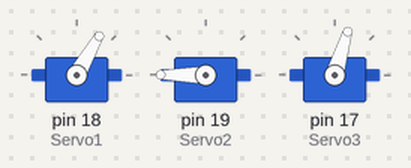
Bench run of a sketch on a simulated Arduino Uno, built with avr-gcc and run on an emulated ATmega328P. Parts: 3 × servo.

Above: at 3.05 s.
At 6.0 s:
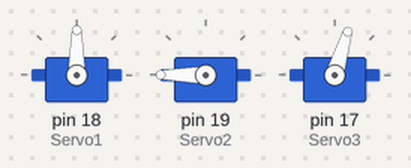
At 9.0 s:
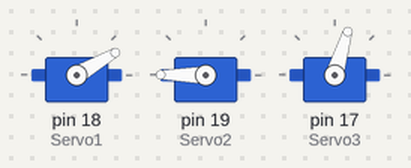
At 12.0 s:
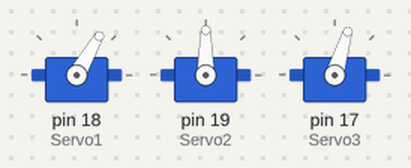
At 15.0 s:
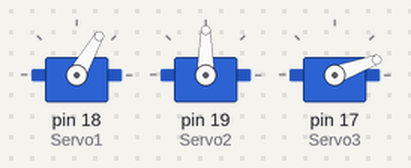
Timing chart, 0 to 18.6 s (numbered marks = the images above):
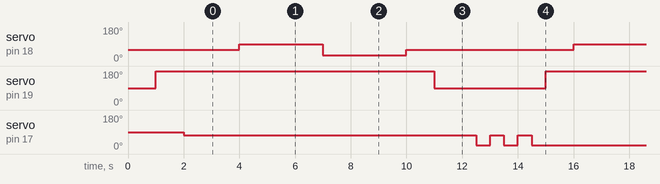

Measured:
- by itself, servo on pin 18 (Servo1): repeats every 12.0 s: 30° 3.0 s, 60° 6.0 s, 90° 3.0 s
- by itself, servo on pin 19 (Servo2): repeats every 12.0 s: 90° 4.0 s, 180° 8.0 s
- by itself, servo on pin 17 (Servo3): repeats every 12.0 s: 2 × (20° 0.50 s, 73° 0.50 s), 20° 9.5 s, 73° 0.50 s

The sketch:

TestToutServos.ino
```cpp
#include <Servo.h>
Servo Servo1;
int angle1;
Servo Servo2;
int angle2;
Servo Servo3;
int angle3;

void setup() {
  Serial.begin(9600);
  Servo1.attach(18,544,2400);
  Servo2.attach(19,544,2400);
  Servo3.attach(17,544,2400);

  Servo1.write(60);
  delay(1000);
  Servo2.write(180);
  delay(1000);
  Servo3.write(73);
  delay(1000);
}

void loop() {

/*
  Servo1.write(120);
  delay(1000);
  Servo2.write(180);
  delay(3000);

  Servo1.write(15);
  delay(3000);

  Servo1.write(60);
  Servo2.write(86);
  delay(1000);
  Servo3.write(73);
  delay(500);
  Servo3.write(10);
  delay(500);
  Servo3.write(73);
  delay(500);
  Servo3.write(10);
  delay(5000);
*/
  Servo2.write(180);
  delay(1000);
  Servo1.write(90);
  delay(3000);
  Servo1.write(30);
  delay(3000);

  Servo1.write(60);
  delay(1000);
  Servo2.write(90);
  delay(1000);
  Servo3.write(73);
  delay(500);
  Servo3.write(20);
  delay(500);
  Servo3.write(73);
  delay(500);
  Servo3.write(20);
  delay(500);
  Servo3.write(73);
  delay(500);
  Servo3.write(20);
  delay(500);


}
```
